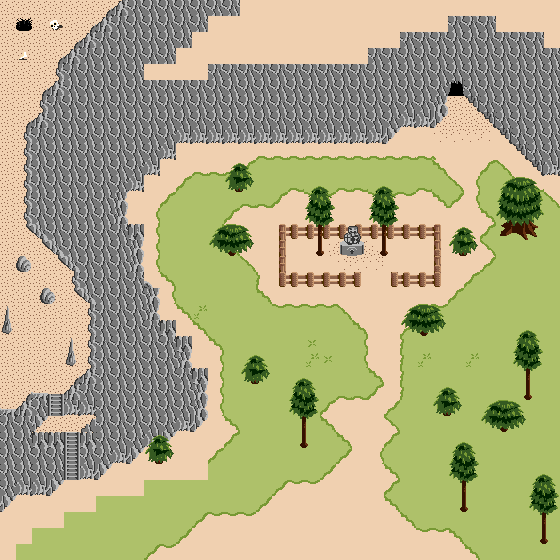

Below is a game level as drawn by its tile map, then a one-line description and the .tmx that defines it (tile-layer data replaced by summaries):
An orthogonal 35x35 tile map with 16x16 px tiles, 5 tile layers (Ground, Topography, Shrubbery, Structures, ...).

<map version="1.0" tiledversion="1.0.2" orientation="orthogonal" renderorder="right-down" width="35" height="35" tilewidth="16" tileheight="16" nextobjectid="3">
 <tileset firstgid="1" source="OverworldBIG.tsx" />
 <layer name="Ground" width="35" height="35">
  <data>[1225 cells, 1225 non-empty, 28 distinct tile ids]</data>
 </layer>
 <layer name="Topography" width="35" height="35">
  <data>[1225 cells, 390 non-empty, 21 distinct tile ids]</data>
 </layer>
 <layer name="Shrubbery" width="35" height="35">
  <data>[1225 cells, 90 non-empty, 32 distinct tile ids]</data>
 </layer>
 <layer name="Structures" width="35" height="35">
  <data>[1225 cells, 34 non-empty, 12 distinct tile ids]</data>
 </layer>
 <layer name="Objects" width="35" height="35">
  <data>[1225 cells, 28 non-empty, 18 distinct tile ids]</data>
 </layer>
</map>